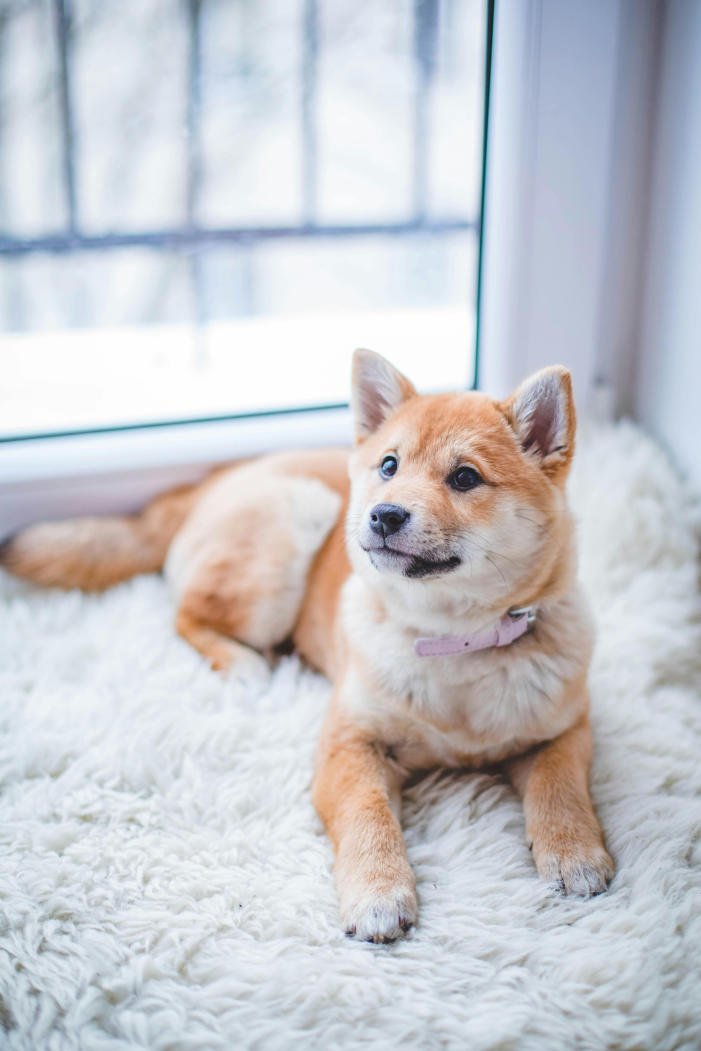
#> input picture Data/dog1.jpg, 4204 x 6306 px, found by its file name (shown at 1/6 size)
$ jupyter execute 1.2.1_OpenCV_Intro.ipynb   (shell and % lines are left out)   (older library calls are emulated)
#> lines starting #> are read from the running program, lines starting #| are printed output that depends on the picture; after the words box and inside, x2 and y2 are one past the last pixel; in counts of white or black regions, pixels touching at a corner belong together
# Introduction to Computer Vision with OpenCV

This notebook serves as a foundational introduction to computer vision techniques, leveraging the OpenCV library. OpenCV is a widely adopted, cross-platform library that provides essential building blocks and fundamental algorithms for computer vision tasks.

The notebook offers a guided exploration of basic image processing functionalities within OpenCV code. This exploration aims to equip you with a solid understanding of the code structure and practical usage of OpenCV for computer vision applications.

# Scripts for setup

if cv2 is not found on system, here are some helpful commands that will assist in installing thte approprate libraries

```{bash}
!pip install opencv-python
sudo apt-get install qtbase5-dev
```

[cell 1]
# on colab, run this to download data

# Libraries

[cell 2]
import cv2
import numpy as np

from matplotlib import pyplot as plt

print(cv2.__version__)

# Introduction - What does Computer see in Image?
- just a array of pixel values on a spatial coordiantes (i,j).

# Image Read
- Reading an image from path and returns it
- Support the common file formats (.bmp, .jpg, .jpeg, .png, .tif)

[cell 3]
# Loading the image at path
img = cv2.imread(r"./data/dog1.jpg") # color
#> img is the input picture: shape (6306, 4204, 3); mean B, G, R 205.5, 200.6, 199.4
img.shape

Hence, this image is of height of 6306 pixels (i), width of 4204 pixels (j) and of 3 color channels.

We could also selectively are to display the raw pixel values of the image (from top left)
- first 50 pixels (both height and width)
- on the first channel

[cell 4]
img[:50,:50, 0]

## Channel Order Discrepancy between plt.imshow and cv2.imshow

It's important to note a potential discrepancy in channel order when displaying images using `plt.imshow` from Matplotlib and `cv2.imshow` from OpenCV.

- **Matplotlib (plt.imshow)**: This function assumes the image data follows the RGB color channel order, where Red, Green, and Blue channels are stored in that specific order.
- **OpenCV (cv2.imshow)**: In contrast, OpenCV expects the image data to be in BGR format, where Blue, Green, and Red channels come first, second, and third, respectively.

In the context of this notebook, we will preferentially utilize `plt.imshow` for image display.

- It is important to note that, cv2 read the image as BGR
- while matplotlib expects the image as RGB
- Hence, we need to convert the image from BGR to RGB for plt.show()
    - via `[...,::-1]`

[cell 5]
# # CV2
plt.imshow(img[...,::]) # Image with BGR
plt.show()

# # Matplotlib
plt.imshow(img[...,::-1]) # Manipulate the Image to be RGB before showing
plt.show()

# Image Show
Plotting an image (via plt.imshow)

[cell 6]
# Extracting the height and width of an image
h, w = img.shape[:2]
# Displaying the height and width
print("Height = {}, Width = {}".format(h, w))
#| Height = 6306, Width = 4204

#Show the image with matplotlib
plt.imshow(img[...,::-1])
plt.show()

# Image Resizing

Image resizing is a technique used to **downscale/upscale the overall dimensions** of an image. This typically involves the use of interpolation techniques. Resizing an image can impact its quality, which can be a concern for computer vision tasks.

## Notes:
- Both downscaling and upscaling will lead to quality loss.
- Blurry or pixelated images can make it harder for the software to identify objects, faces, or other features.
- The extent of the impact depends on the severity of the resizing and the specific computer vision task.

[cell 7]
down_width = 600
down_height = 800
down_points = (down_width, down_height)
resized_down = cv2.resize(img, down_points, interpolation= cv2.INTER_LINEAR)
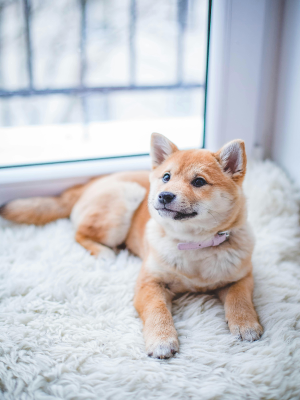
#> resized_down: shape (800, 600, 3) (shown at 1/2 size); mean B, G, R 205.4, 200.5, 199.4
# we could easily rezing to a higher resolution by changing the params here.

print("Height = {}, Width = {}".format(down_height, down_width))

#Show the image with matplotlib
plt.imshow(resized_down[...,::-1])
plt.show()

[cell 8]
scale_ratio = 0.2
new_width = int(img.shape[1] * scale_ratio)
new_height = int(img.shape[0] * scale_ratio)
new_size = (new_width, new_height)
aspect_resized = cv2.resize(img, new_size, interpolation=cv2.INTER_LINEAR) #INTER_AREA

#Show the image with matplotlib
plt.imshow(aspect_resized[...,::-1])
plt.show()

# Contrast and Brightness

- Brightness is the overall amount of light in an image.
- Contrast is the difference between the lightest and darkest parts of an image.
- High contrast makes details clearer, like a high-contrast photograph.
- Low contrast makes details less clear, like a faded photograph.

The example below increases the brightness and contrast.

[cell 9]
# Adjust contrast and brightness
alpha = 1.15  # Example contrast value
beta = 1.5    # Example brightness value
adjusted_image = cv2.convertScaleAbs(resized_down, alpha, beta)
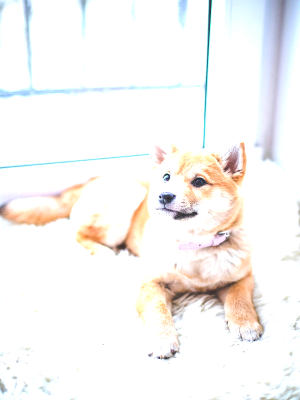
#> adjusted_image: shape (800, 600, 3) (shown at 1/2 size); mean B, G, R 243.5, 245.2, 247.2

plt.imshow(adjusted_image[...,::-1])
plt.show()

[cell 10]
B, G, R = cv2.split(resized_down)
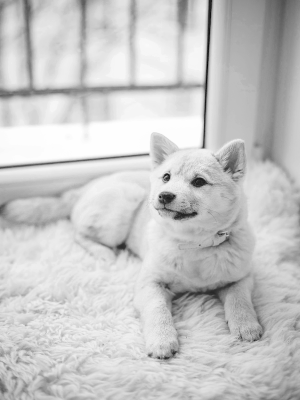
#> R: shape (800, 600) (shown at 1/2 size); min 0, max 255, mean 199.4
B = cv2.equalizeHist(B)
G = cv2.equalizeHist(G)
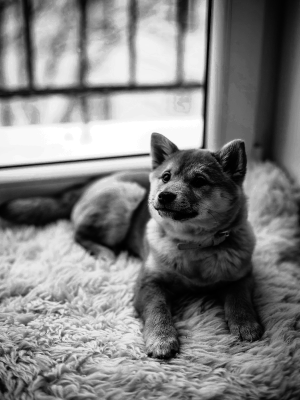
#> G: shape (800, 600) (shown at 1/2 size); min 0, max 255, mean 128.7
R = cv2.equalizeHist(R)
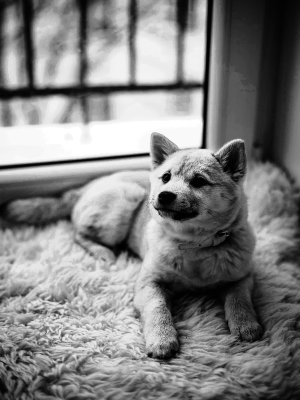
#> R: shape (800, 600) (shown at 1/2 size); min 0, max 255, mean 128.8
equalized_image = cv2.merge((B, G, R))
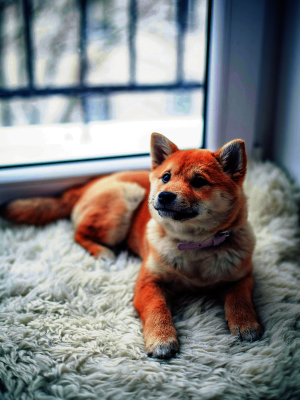
#> equalized_image: shape (800, 600, 3) (shown at 1/2 size); mean B, G, R 128.8, 128.7, 128.8

#Show the image with matplotlib
plt.imshow(equalized_image[...,::-1])
plt.show()

# Box filter (averaging)
- Each pixel in the resulting image is the average of the pixels that were surrounding it in the input image
- This smooths the image, removing noise, details, and edges
- Here we create a 5x5 box filter and apply it to our image

[cell 11]
matrix_size = 5

# Create a 5x5 averaging filter kernel
kernel = np.ones((matrix_size, matrix_size), np.float32) / (matrix_size*matrix_size)

# Apply the filter using cv.filter2D
box_filterred_image = cv2.filter2D(resized_down, -1, kernel)

#Show the image with matplotlib
plt.imshow(box_filterred_image[...,::-1])
plt.show()

# Gaussian Blur
Gaussian blur, also known as Gaussian smoothing, is a widely used image processing technique employed to reduce image noise and blur image details. It achieves this effect by applying a Gaussian function, also referred to as the normal distribution, to each pixel within the image. It is similar to a box filter, but instead of weighting each neighboring pixel equally as the box filter does, it applies a weight based on the normal distribution.

[cell 12]
blur_image = cv2.blur(resized_down, (5, 5))

# Display the modified image`
#Show the image with matplotlib
plt.imshow(blur_image[...,::-1])
plt.show()

# Grayscale Conversion
If the image is in color, it could be converted to grayscale (black and white) via the `cvtColor` function. This will convert each pixel to have a single brightness value ranging from 0 (black) to 255 (white) instead of 3 seperate channels (RGB).

Some images are monochrome (single channel) by nature, and there are some image techniques that can only performed on grayscale images. Some computer vision applications of grayscale images include:
- Medical Imaging: Separating bones from soft tissue in X-rays.
- Document Analysis: Isolating text from the background in scanned documents.

[cell 13]
# TO grayscale
img_gray = cv2.cvtColor(resized_down, cv2.COLOR_BGR2GRAY)

plt.imshow(img_gray[...,::], cmap='gray')
plt.show()

# Sobel filter (Edge detection)
The Sobel filter is a well-established technique in computer vision employed for edge detection within digital images. It operates by identifying areas exhibiting significant changes in pixel intensity, often corresponding to the boundaries between objects in the image.

## Conceptual Understanding:

Imagine a digital image as a collection of tiny squares called pixels. Each pixel represents a specific color intensity value. The Sobel filter focuses on detecting abrupt transitions between these intensity values across neighboring pixels. These transitions frequently occur at the edges of objects, where a shift from a dark region to a bright region (or vice versa) takes place.

- where *gX* is the horizontal edge detector
- where *gY* is the Vertical edge detector

[cell 14]
gX = cv2.Sobel(img_gray, ddepth=cv2.CV_32F, dx=1, dy=0, ksize=7)
gY = cv2.Sobel(img_gray, ddepth=cv2.CV_32F, dx=0, dy=1, ksize=7)
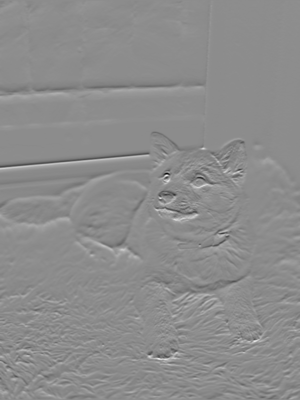
#> gY: shape (800, 600) float32 (shown at 1/2 size); min -108868, max 88934, mean 22; drawn with min black and max white
combined = cv2.addWeighted(gX, 0.5, gY, 0.5, 0)

plt.imshow(combined[...,::], cmap='gray')
plt.show()

# Histogram Equalization

- Histogram equalization takes the information and tries to make the picture look more balanced. It does this by spreading out the pixels more evenly across the histogram. (So that the intensity range of the image is spread out across a wider range)

## Before

## After

- Image adapted from https://towardsdatascience.com/histogram-equalization-5d1013626e64

[cell 15]
img_gray_hist = cv2.equalizeHist(img_gray)

plt.imshow(img_gray_hist[...,::], cmap='gray')
plt.show()

# Binary Thresholding
Binary thresholding is a technique used to distinguish between the foreground (objects in the picture) and the background. It's like creating a digital cut-off point for brightness. This essentially creates a high-contrast image where objects are easily distinguished from the background.

There are multiple methods to turn an image into values of [0, 1]. The most straight forward way would be via:
- **Threshold Selection**: You choose a specific brightness value (threshold) between 0 and 255.

[cell 16]
# import seaborn as sns
hist = cv2.calcHist([img_gray], [0], None, [256], [0, 256])
#> hist = 256 values, max 12202 at index 232, min 0 at index 0, mean 1875

# plot the histogram
plt.figure(figsize=(4,3))
plt.title("Grayscale Histogram")
plt.xlabel("Bins")
plt.ylabel("# of Pixels")
plt.plot(hist)
plt.xlim([0, 256])

We can than utilize cv2 threshold to select the threshold and bin everything into [0,255]

[cell 17]
ret, thresh_img = cv2.threshold(img_gray, 127, 255, cv2.THRESH_BINARY)
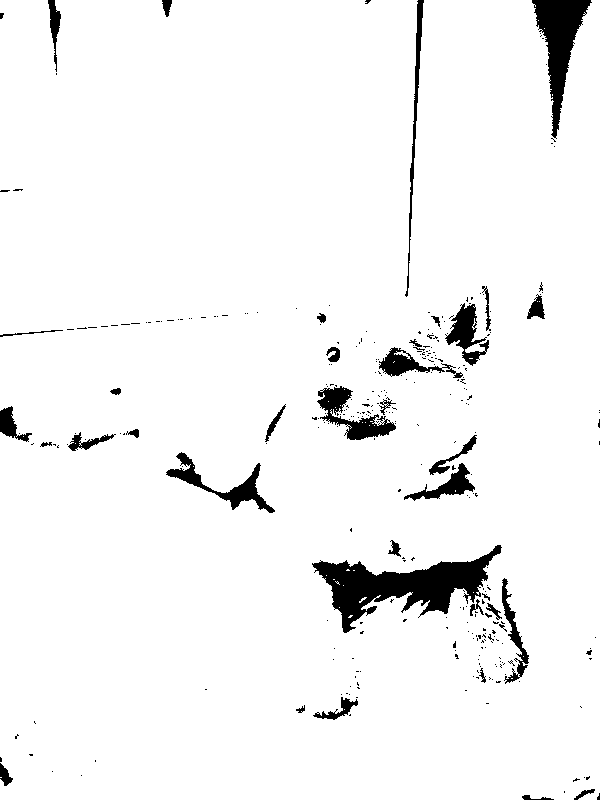
#> thresh_img: shape (800, 600); 95.5% white; 327 black regions (290 under 20 px), largest, box (x1, y1, x2, y2) and area: (312, 545, 502, 633) 6250, (532, 0, 592, 139) 3176, (317, 386, 396, 440) 1523

plt.imshow(thresh_img[...,::], cmap='gray')
plt.show()

[cell 18]
# import seaborn as sns
hist = cv2.calcHist([thresh_img], [0], None, [256], [0, 256])
#> hist = 256 values, max 458319 at index 255, min 0 at index 1, mean 1875

# plot the histogram
plt.figure()
plt.title("Threshold Histogram")
plt.xlabel("Bins")
plt.ylabel("# of Pixels")
plt.plot(hist)
plt.xlim([0, 256])
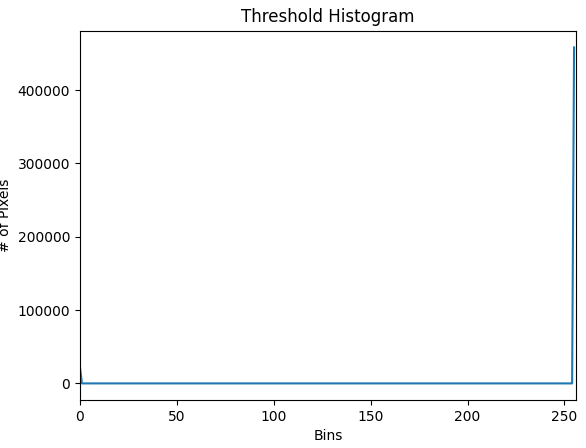
#> figure drawn by matplotlib, 1 panel; curve peaks at x = 255, y = 458319
